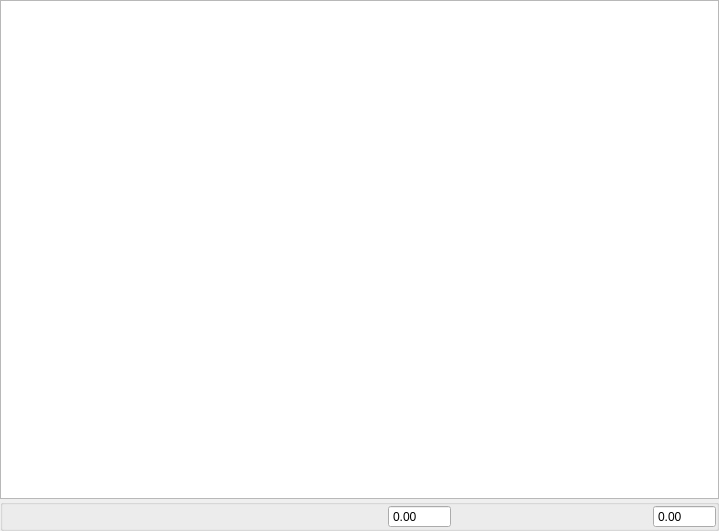
<?xml version="1.0" encoding="UTF-8"?>
<ui version="4.0">
 <class>TreeWidgetIT</class>
 <widget class="QWidget" name="TreeWidgetIT">
  <property name="geometry">
   <rect>
    <x>0</x>
    <y>0</y>
    <width>719</width>
    <height>531</height>
   </rect>
  </property>
  <property name="windowTitle">
   <string/>
  </property>
  <layout class="QVBoxLayout" name="verticalLayout">
   <property name="spacing">
    <number>0</number>
   </property>
   <property name="leftMargin">
    <number>0</number>
   </property>
   <property name="topMargin">
    <number>0</number>
   </property>
   <property name="rightMargin">
    <number>0</number>
   </property>
   <property name="bottomMargin">
    <number>0</number>
   </property>
   <item>
    <widget class="QTreeView" name="treeView"/>
   </item>
   <item>
    <widget class="QGroupBox" name="treeGroup">
     <layout class="QHBoxLayout" name="horizontalLayout" stretch="5,1,1,2,1,1">
      <property name="leftMargin">
       <number>0</number>
      </property>
      <property name="topMargin">
       <number>0</number>
      </property>
      <property name="rightMargin">
       <number>0</number>
      </property>
      <property name="bottomMargin">
       <number>0</number>
      </property>
      <item>
       <spacer name="horizontalSpacer">
        <property name="orientation">
         <enum>Qt::Orientation::Horizontal</enum>
        </property>
        <property name="sizeHint" stdset="0">
         <size>
          <width>40</width>
          <height>20</height>
         </size>
        </property>
       </spacer>
      </item>
      <item>
       <widget class="QLabel" name="lable_static_">
        <property name="text">
         <string/>
        </property>
        <property name="alignment">
         <set>Qt::AlignmentFlag::AlignCenter</set>
        </property>
       </widget>
      </item>
      <item>
       <widget class="QDoubleSpinBox" name="dspin_box_static_">
        <property name="focusPolicy">
         <enum>Qt::FocusPolicy::NoFocus</enum>
        </property>
        <property name="readOnly">
         <bool>true</bool>
        </property>
        <property name="buttonSymbols">
         <enum>QAbstractSpinBox::ButtonSymbols::NoButtons</enum>
        </property>
        <property name="showGroupSeparator" stdset="0">
         <bool>true</bool>
        </property>
       </widget>
      </item>
      <item>
       <spacer name="horizontalSpacer_2">
        <property name="orientation">
         <enum>Qt::Orientation::Horizontal</enum>
        </property>
        <property name="sizeHint" stdset="0">
         <size>
          <width>40</width>
          <height>20</height>
         </size>
        </property>
       </spacer>
      </item>
      <item>
       <widget class="QLabel" name="label_dynamic_">
        <property name="text">
         <string/>
        </property>
        <property name="alignment">
         <set>Qt::AlignmentFlag::AlignCenter</set>
        </property>
       </widget>
      </item>
      <item>
       <widget class="QDoubleSpinBox" name="dspin_box_dynamic_">
        <property name="focusPolicy">
         <enum>Qt::FocusPolicy::NoFocus</enum>
        </property>
        <property name="readOnly">
         <bool>true</bool>
        </property>
        <property name="buttonSymbols">
         <enum>QAbstractSpinBox::ButtonSymbols::NoButtons</enum>
        </property>
        <property name="showGroupSeparator" stdset="0">
         <bool>true</bool>
        </property>
       </widget>
      </item>
     </layout>
    </widget>
   </item>
  </layout>
 </widget>
 <resources/>
 <connections/>
</ui>
